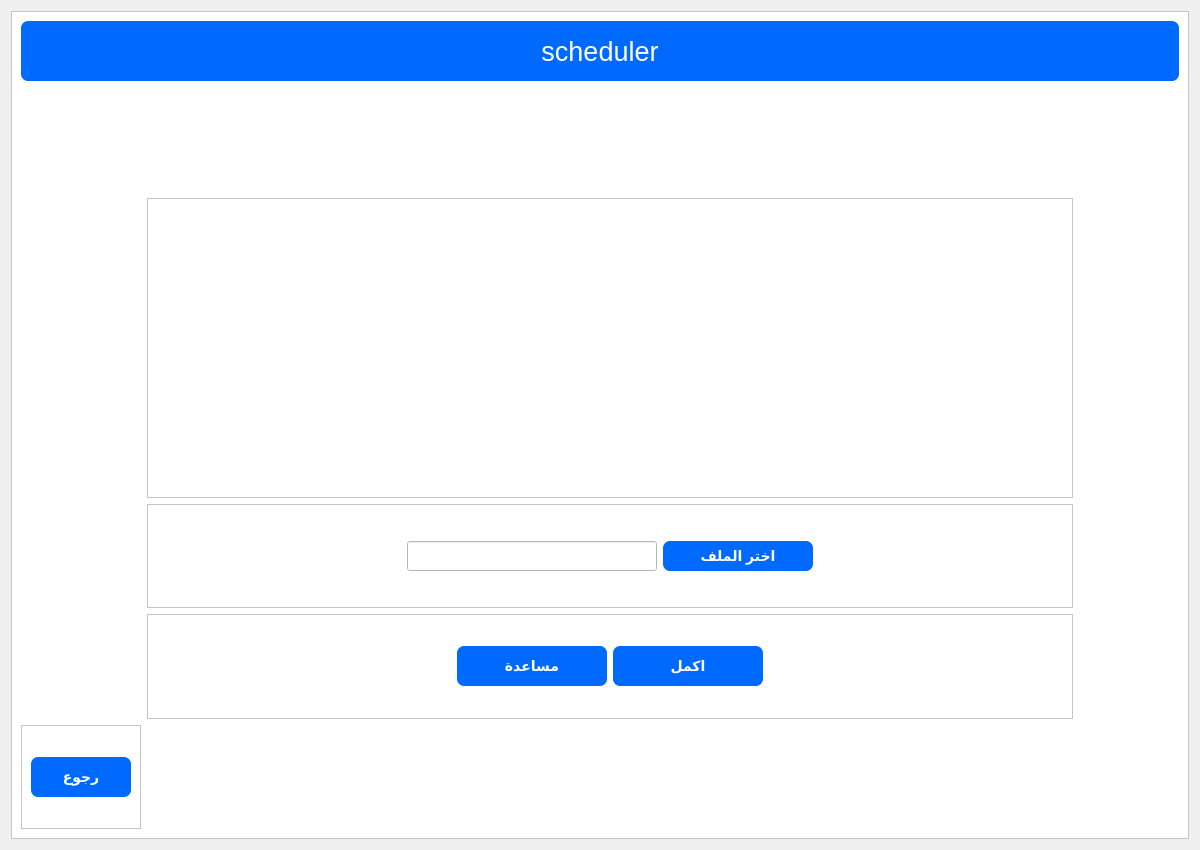
<?xml version="1.0" encoding="UTF-8"?>
<ui version="4.0">
 <class>Form</class>
 <widget class="QWidget" name="Form">
  <property name="geometry">
   <rect>
    <x>0</x>
    <y>0</y>
    <width>1200</width>
    <height>850</height>
   </rect>
  </property>
  <property name="windowTitle">
   <string>Form</string>
  </property>
  <layout class="QGridLayout" name="gridLayout_2">
   <item row="0" column="0">
    <widget class="QFrame" name="frame">
     <property name="styleSheet">
      <string notr="true">background-color:white;</string>
     </property>
     <property name="frameShape">
      <enum>QFrame::StyledPanel</enum>
     </property>
     <property name="frameShadow">
      <enum>QFrame::Raised</enum>
     </property>
     <layout class="QGridLayout" name="gridLayout">
      <item row="1" column="1">
       <widget class="QLabel" name="label_not_enough">
        <property name="styleSheet">
         <string notr="true">color: red;</string>
        </property>
        <property name="text">
         <string/>
        </property>
        <property name="alignment">
         <set>Qt::AlignCenter</set>
        </property>
       </widget>
      </item>
      <item row="4" column="1">
       <widget class="QFrame" name="frame_6">
        <property name="frameShape">
         <enum>QFrame::StyledPanel</enum>
        </property>
        <property name="frameShadow">
         <enum>QFrame::Raised</enum>
        </property>
        <layout class="QGridLayout" name="gridLayout_7">
         <item row="0" column="2">
          <widget class="QPushButton" name="generate">
           <property name="minimumSize">
            <size>
             <width>150</width>
             <height>0</height>
            </size>
           </property>
           <property name="maximumSize">
            <size>
             <width>200</width>
             <height>40</height>
            </size>
           </property>
           <property name="cursor">
            <cursorShape>PointingHandCursor</cursorShape>
           </property>
           <property name="styleSheet">
            <string notr="true">background-color: #006aff;
color: white;
border-radius: 7px;
font-size:14px;
font-weight:bold;</string>
           </property>
           <property name="text">
            <string>اكمل</string>
           </property>
           <property name="shortcut">
            <string>Return</string>
           </property>
          </widget>
         </item>
         <item row="0" column="1">
          <widget class="QPushButton" name="help">
           <property name="minimumSize">
            <size>
             <width>150</width>
             <height>0</height>
            </size>
           </property>
           <property name="maximumSize">
            <size>
             <width>200</width>
             <height>40</height>
            </size>
           </property>
           <property name="cursor">
            <cursorShape>PointingHandCursor</cursorShape>
           </property>
           <property name="styleSheet">
            <string notr="true">background-color: #006aff;
color: white;
border-radius: 7px;
font-size:14px;
font-weight:bold;</string>
           </property>
           <property name="text">
            <string>مساعدة</string>
           </property>
          </widget>
         </item>
         <item row="0" column="3">
          <spacer name="horizontalSpacer_5">
           <property name="orientation">
            <enum>Qt::Horizontal</enum>
           </property>
           <property name="sizeHint" stdset="0">
            <size>
             <width>40</width>
             <height>20</height>
            </size>
           </property>
          </spacer>
         </item>
         <item row="0" column="0">
          <spacer name="horizontalSpacer_6">
           <property name="orientation">
            <enum>Qt::Horizontal</enum>
           </property>
           <property name="sizeHint" stdset="0">
            <size>
             <width>40</width>
             <height>20</height>
            </size>
           </property>
          </spacer>
         </item>
        </layout>
       </widget>
      </item>
      <item row="3" column="1">
       <widget class="QFrame" name="frame_5">
        <property name="frameShape">
         <enum>QFrame::StyledPanel</enum>
        </property>
        <property name="frameShadow">
         <enum>QFrame::Raised</enum>
        </property>
        <layout class="QGridLayout" name="gridLayout_6">
         <item row="0" column="1">
          <widget class="QLineEdit" name="lineEdit">
           <property name="minimumSize">
            <size>
             <width>250</width>
             <height>30</height>
            </size>
           </property>
           <property name="maximumSize">
            <size>
             <width>350</width>
             <height>30</height>
            </size>
           </property>
          </widget>
         </item>
         <item row="0" column="3">
          <spacer name="horizontalSpacer_3">
           <property name="orientation">
            <enum>Qt::Horizontal</enum>
           </property>
           <property name="sizeHint" stdset="0">
            <size>
             <width>40</width>
             <height>20</height>
            </size>
           </property>
          </spacer>
         </item>
         <item row="0" column="2">
          <widget class="QPushButton" name="browse">
           <property name="minimumSize">
            <size>
             <width>150</width>
             <height>0</height>
            </size>
           </property>
           <property name="maximumSize">
            <size>
             <width>200</width>
             <height>40</height>
            </size>
           </property>
           <property name="cursor">
            <cursorShape>PointingHandCursor</cursorShape>
           </property>
           <property name="styleSheet">
            <string notr="true">background-color: #006aff;
color: white;
border-radius: 7px;
font-size:14px;
font-weight:bold;</string>
           </property>
           <property name="text">
            <string>اختر الملف</string>
           </property>
          </widget>
         </item>
         <item row="0" column="0">
          <spacer name="horizontalSpacer_4">
           <property name="orientation">
            <enum>Qt::Horizontal</enum>
           </property>
           <property name="sizeHint" stdset="0">
            <size>
             <width>40</width>
             <height>20</height>
            </size>
           </property>
          </spacer>
         </item>
        </layout>
       </widget>
      </item>
      <item row="5" column="0">
       <widget class="QFrame" name="frame_3">
        <property name="frameShape">
         <enum>QFrame::StyledPanel</enum>
        </property>
        <property name="frameShadow">
         <enum>QFrame::Raised</enum>
        </property>
        <layout class="QGridLayout" name="gridLayout_4">
         <item row="0" column="0">
          <widget class="QPushButton" name="back">
           <property name="minimumSize">
            <size>
             <width>100</width>
             <height>0</height>
            </size>
           </property>
           <property name="maximumSize">
            <size>
             <width>150</width>
             <height>40</height>
            </size>
           </property>
           <property name="cursor">
            <cursorShape>PointingHandCursor</cursorShape>
           </property>
           <property name="styleSheet">
            <string notr="true">background-color: #006aff;
color: white;
border-radius: 7px;
font-size:14px;
font-weight:bold;</string>
           </property>
           <property name="text">
            <string>رجوع</string>
           </property>
           <property name="shortcut">
            <string>Esc</string>
           </property>
          </widget>
         </item>
        </layout>
       </widget>
      </item>
      <item row="1" column="0">
       <spacer name="verticalSpacer">
        <property name="orientation">
         <enum>Qt::Vertical</enum>
        </property>
        <property name="sizeType">
         <enum>QSizePolicy::Fixed</enum>
        </property>
        <property name="sizeHint" stdset="0">
         <size>
          <width>20</width>
          <height>80</height>
         </size>
        </property>
       </spacer>
      </item>
      <item row="2" column="1">
       <widget class="QFrame" name="frame_4">
        <property name="minimumSize">
         <size>
          <width>400</width>
          <height>300</height>
         </size>
        </property>
        <property name="maximumSize">
         <size>
          <width>16777215</width>
          <height>16777215</height>
         </size>
        </property>
        <property name="frameShape">
         <enum>QFrame::StyledPanel</enum>
        </property>
        <property name="frameShadow">
         <enum>QFrame::Raised</enum>
        </property>
        <layout class="QGridLayout" name="gridLayout_5">
         <item row="0" column="1">
          <widget class="QLabel" name="label_2">
           <property name="maximumSize">
            <size>
             <width>500</width>
             <height>400</height>
            </size>
           </property>
           <property name="text">
            <string/>
           </property>
           <property name="pixmap">
            <pixmap>../icons/uploadFile.png</pixmap>
           </property>
           <property name="scaledContents">
            <bool>true</bool>
           </property>
          </widget>
         </item>
        </layout>
       </widget>
      </item>
      <item row="2" column="2">
       <spacer name="horizontalSpacer">
        <property name="orientation">
         <enum>Qt::Horizontal</enum>
        </property>
        <property name="sizeType">
         <enum>QSizePolicy::Fixed</enum>
        </property>
        <property name="sizeHint" stdset="0">
         <size>
          <width>100</width>
          <height>20</height>
         </size>
        </property>
       </spacer>
      </item>
      <item row="2" column="0">
       <spacer name="horizontalSpacer_2">
        <property name="orientation">
         <enum>Qt::Horizontal</enum>
        </property>
        <property name="sizeType">
         <enum>QSizePolicy::Fixed</enum>
        </property>
        <property name="sizeHint" stdset="0">
         <size>
          <width>100</width>
          <height>20</height>
         </size>
        </property>
       </spacer>
      </item>
      <item row="0" column="0" colspan="3">
       <widget class="QFrame" name="frame_2">
        <property name="minimumSize">
         <size>
          <width>0</width>
          <height>0</height>
         </size>
        </property>
        <property name="maximumSize">
         <size>
          <width>16777215</width>
          <height>60</height>
         </size>
        </property>
        <property name="styleSheet">
         <string notr="true">background-color: #006aff;
color:white;
border-radius: 7px;
</string>
        </property>
        <property name="frameShape">
         <enum>QFrame::StyledPanel</enum>
        </property>
        <property name="frameShadow">
         <enum>QFrame::Raised</enum>
        </property>
        <layout class="QGridLayout" name="gridLayout_3">
         <item row="0" column="0">
          <widget class="QLabel" name="label">
           <property name="maximumSize">
            <size>
             <width>16777215</width>
             <height>50</height>
            </size>
           </property>
           <property name="font">
            <font>
             <pointsize>20</pointsize>
            </font>
           </property>
           <property name="text">
            <string>scheduler</string>
           </property>
           <property name="alignment">
            <set>Qt::AlignCenter</set>
           </property>
          </widget>
         </item>
        </layout>
       </widget>
      </item>
     </layout>
    </widget>
   </item>
  </layout>
 </widget>
 <resources/>
 <connections/>
</ui>
